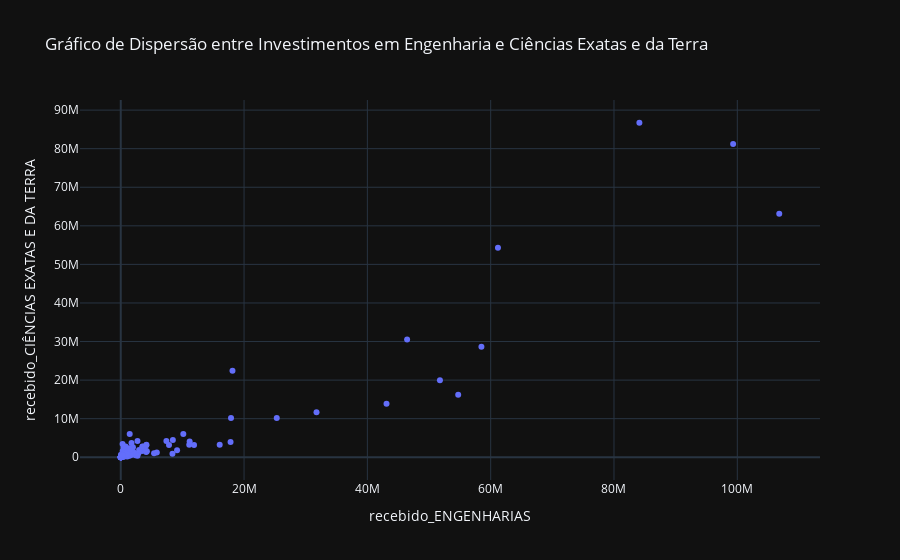

The notebook cell saved with this chart:
### Markdown cell above
Podemos ver que há correlação entre investimentos em engenharia e em ciências exatas e da terra:

### Code cell
px.scatter(df_sep, x="recebido_ENGENHARIAS", y="recebido_CIÊNCIAS EXATAS E DA TERRA", template="plotly_dark", 
           title="Gráfico de Dispersão entre Investimentos em Engenharia e Ciências Exatas e da Terra")

### Figure 1 — Plotly figure (JSON) as saved in the notebook; plotly's stock layout.template omitted (floating-point values rounded to 4 significant figures; data arrays with more than 128 entries replaced by an {"elided": "..."} marker saying what was removed)
{"data": [{"hovertemplate": "recebido_ENGENHARIAS=%{x}<br>recebido_CIÊNCIAS EXATAS E DA TERRA=%{y}<extra></extra>", "legendgroup": "", "marker": {"color": "#636efa", "symbol": "circle"}, "mode": "markers", "name": "", "orientation": "v", "showlegend": false, "type": "scatter", "x": {"elided": "161 int values"}, "xaxis": "x", "y": {"elided": "161 int values"}, "yaxis": "y"}], "layout": {"legend": {"tracegroupgap": 0}, "title": {"text": "Gráfico de Dispersão entre Investimentos em Engenharia e Ciências Exatas e da Terra"}, "xaxis": {"anchor": "y", "domain": [0, 1], "title": {"text": "recebido_ENGENHARIAS"}}, "yaxis": {"anchor": "x", "domain": [0, 1], "title": {"text": "recebido_CIÊNCIAS EXATAS E DA TERRA"}}}}
